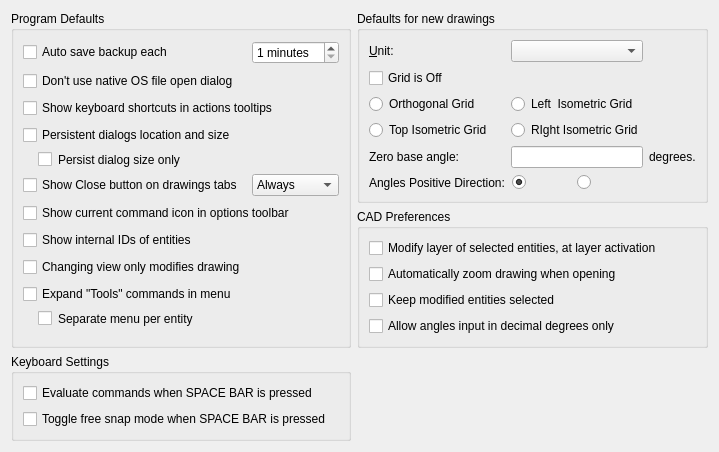
     <widget class="QWidget" name="tabDefaults">
      <attribute name="title">
       <string>&amp;Defaults</string>
      </attribute>
      <layout class="QGridLayout" name="gridLayout_3">
       <item row="1" column="1">
        <widget class="QGroupBox" name="groupBox_5">
         <property name="title">
          <string>CAD Preferences</string>
         </property>
         <layout class="QVBoxLayout" name="verticalLayout_4">
          <item>
           <widget class="QCheckBox" name="cbToActiveLayer">
            <property name="toolTip">
             <string>&lt;html&gt;&lt;head/&gt;&lt;body&gt;&lt;p&gt;When enabled, activating a layer would modify all selected entities to that new layer. To change layer of multiple entities: first select needed entities; activate a layer in the layer widget. This makes all selected entities modified to belong to the new layer.&lt;/p&gt;&lt;/body&gt;&lt;/html&gt;</string>
            </property>
            <property name="text">
             <string>Modify layer of selected entities, at layer activation</string>
            </property>
           </widget>
          </item>
          <item>
           <widget class="QCheckBox" name="cbAutoZoomDrawing">
            <property name="text">
             <string>Automatically zoom drawing when opening</string>
            </property>
           </widget>
          </item>
          <item>
           <widget class="QCheckBox" name="cbKeepModifiedSelected">
            <property name="toolTip">
             <string>If selected, entities will stay selected after completion of Modify operations. Otherwise, they will be not selected. </string>
            </property>
            <property name="text">
             <string>Keep modified entities selected</string>
            </property>
           </widget>
          </item>
          <item>
           <widget class="QCheckBox" name="cbAnglesInputInDecimalDegreesOnly">
            <property name="toolTip">
             <string>If checked, it will be possible to enter value of angle in decimal degrees only. Otherwise, angles in surveyor, radiant, imperial degrees and bearing formats are allowed for input.  </string>
            </property>
            <property name="text">
             <string>Allow angles input in decimal degrees only</string>
            </property>
           </widget>
          </item>
         </layout>
        </widget>
       </item>
       <item row="7" column="1">
        <spacer name="verticalSpacer_10">
         <property name="orientation">
          <enum>Qt::Vertical</enum>
         </property>
         <property name="sizeHint" stdset="0">
          <size>
           <width>20</width>
           <height>0</height>
          </size>
         </property>
        </spacer>
       </item>
       <item row="2" column="0">
        <widget class="QGroupBox" name="groupBox_4">
         <property name="title">
          <string>Keyboard Settings</string>
         </property>
         <layout class="QVBoxLayout" name="verticalLayout_3">
          <item>
           <widget class="QCheckBox" name="cbEvaluateOnSpace">
            <property name="text">
             <string>Evaluate commands when SPACE BAR is pressed</string>
            </property>
           </widget>
          </item>
          <item>
           <widget class="QCheckBox" name="cbToggleFreeSnapOnSpace">
            <property name="toolTip">
             <string>&lt;html&gt;&lt;head/&gt;&lt;body&gt;&lt;p&gt;Temporarily toggle free snapping when the spacebar is pressed and the command window is activated&lt;/p&gt;&lt;/body&gt;&lt;/html&gt;</string>
            </property>
            <property name="text">
             <string>Toggle free snap mode when SPACE BAR is pressed</string>
            </property>
           </widget>
          </item>
         </layout>
        </widget>
       </item>
       <item row="0" column="0" rowspan="2">
        <widget class="QGroupBox" name="groupBox">
         <property name="sizePolicy">
          <sizepolicy hsizetype="Preferred" vsizetype="Minimum">
           <horstretch>0</horstretch>
           <verstretch>0</verstretch>
          </sizepolicy>
         </property>
         <property name="minimumSize">
          <size>
           <width>0</width>
           <height>70</height>
          </size>
         </property>
         <property name="title">
          <string>Program Defaults</string>
         </property>
         <layout class="QGridLayout" name="gridLayout_17">
          <item row="0" column="0">
           <widget class="QCheckBox" name="cbAutoBackup">
            <property name="toolTip">
             <string>When set, LibreCAD will automatically generate a backup of your current drawing.</string>
            </property>
            <property name="text">
             <string>Auto save backup each</string>
            </property>
           </widget>
          </item>
          <item row="0" column="1">
           <widget class="QSpinBox" name="cbAutoSaveTime">
            <property name="toolTip">
             <string>Time between automatic saving of the document in minutes.</string>
            </property>
            <property name="suffix">
             <string> minutes</string>
            </property>
            <property name="minimum">
             <number>1</number>
            </property>
            <property name="maximum">
             <number>60</number>
            </property>
           </widget>
          </item>
          <item row="1" column="0">
           <widget class="QCheckBox" name="cbUseQtFileOpenDialog">
            <property name="text">
             <string>Don't use native OS file open dialog</string>
            </property>
           </widget>
          </item>
          <item row="2" column="0" colspan="2">
           <widget class="QCheckBox" name="cbShowKeyboardShortcutsInToolTips">
            <property name="toolTip">
             <string>If checked, keyboard shortcut will be shown in tooltip for action</string>
            </property>
            <property name="text">
             <string>Show keyboard shortcuts in actions tooltips</string>
            </property>
           </widget>
          </item>
          <item row="3" column="0">
           <widget class="QCheckBox" name="cbPersistentDialogs">
            <property name="toolTip">
             <string>If checked, dialogs will be positioned and resized to position/size of last invocation.</string>
            </property>
            <property name="text">
             <string>Persistent dialogs location and size</string>
            </property>
           </widget>
          </item>
          <item row="4" column="0">
           <widget class="QCheckBox" name="cbPersistentDialogSizeOnly">
            <property name="toolTip">
             <string>If checked, location of dialog will not be saved, but size will</string>
            </property>
            <property name="styleSheet">
             <string notr="true">margin-left:15px</string>
            </property>
            <property name="text">
             <string>Persist dialog size only</string>
            </property>
           </widget>
          </item>
          <item row="5" column="0">
           <widget class="QCheckBox" name="cbTabCloseButton">
            <property name="toolTip">
             <string>If checked, close cross button will be shown in tabs for drawings if drawings are in Tab mode</string>
            </property>
            <property name="text">
             <string>Show Close button on drawings tabs</string>
            </property>
           </widget>
          </item>
          <item row="5" column="1">
           <widget class="QComboBox" name="cbTabCloseButtonMode">
            <item>
             <property name="text">
              <string>Always</string>
             </property>
            </item>
            <item>
             <property name="text">
              <string>Active Tab</string>
             </property>
            </item>
           </widget>
          </item>
          <item row="6" column="0" colspan="2">
           <widget class="QCheckBox" name="cbShowCurrentActionIconInOptions">
            <property name="toolTip">
             <string>If checked, the icon for current action will be shown in options toolbar before action's options</string>
            </property>
            <property name="text">
             <string>Show current command icon in options toolbar</string>
            </property>
           </widget>
          </item>
          <item row="7" column="0">
           <widget class="QCheckBox" name="cbShowEntityIDs">
            <property name="toolTip">
             <string>If enabled, internal ID of entity will be shown in properties dialog and Entity Info widget.</string>
            </property>
            <property name="text">
             <string>Show internal IDs of entities</string>
            </property>
           </widget>
          </item>
          <item row="8" column="0">
           <widget class="QCheckBox" name="cbChangingViewOnlyModifiesDrawing">
            <property name="toolTip">
             <string>If checked, any changes of zoom or pan for drawing will mark drawing as modified. Otherwise, changing view only will not affect modified status of the drawing. </string>
            </property>
            <property name="text">
             <string>Changing view only modifies drawing</string>
            </property>
           </widget>
          </item>
          <item row="9" column="0">
           <widget class="QCheckBox" name="cbExpandToolsMenu">
            <property name="toolTip">
             <string>If selected, menu will include top-level items for drawing tools. Otherwise, they will under the same menu item. </string>
            </property>
            <property name="text">
             <string>Expand &quot;Tools&quot; commands in menu</string>
            </property>
           </widget>
          </item>
          <item row="10" column="0">
           <widget class="QCheckBox" name="cbExpandToolsMenuTillEntity">
            <property name="toolTip">
             <string>If selected, separate menu will be created for each group of entity-related commands. Otherwise, these command will be under the same menu. </string>
            </property>
            <property name="styleSheet">
             <string notr="true">margin-left:15px</string>
            </property>
            <property name="text">
             <string>Separate menu per entity</string>
            </property>
           </widget>
          </item>
         </layout>
        </widget>
       </item>
       <item row="0" column="1">
        <widget class="QGroupBox" name="buttonGroup5">
         <property name="sizePolicy">
          <sizepolicy hsizetype="Preferred" vsizetype="Preferred">
           <horstretch>0</horstretch>
           <verstretch>0</verstretch>
          </sizepolicy>
         </property>
         <property name="minimumSize">
          <size>
           <width>0</width>
           <height>70</height>
          </size>
         </property>
         <property name="title">
          <string>Defaults for new drawings</string>
         </property>
         <layout class="QGridLayout" name="gridLayout_43">
          <item row="5" column="0">
           <widget class="QLabel" name="label_32">
            <property name="text">
             <string>Angles Positive Direction:</string>
            </property>
           </widget>
          </item>
          <item row="4" column="0">
           <widget class="QLabel" name="label_30">
            <property name="toolTip">
             <string/>
            </property>
            <property name="text">
             <string>Zero base angle:</string>
            </property>
           </widget>
          </item>
          <item row="2" column="0">
           <widget class="QRadioButton" name="rbGridOrtho">
            <property name="text">
             <string>Orthogonal Grid</string>
            </property>
            <property name="autoExclusive">
             <bool>true</bool>
            </property>
           </widget>
          </item>
          <item row="4" column="1">
           <widget class="QLineEdit" name="leDefAngleBaseZero">
            <property name="sizePolicy">
             <sizepolicy hsizetype="Preferred" vsizetype="Fixed">
              <horstretch>0</horstretch>
              <verstretch>0</verstretch>
             </sizepolicy>
            </property>
            <property name="toolTip">
             <string>Zero base angle relative to the current user coordinate system. Affects polar coordinates input, snap to angle. 0.0 is 3pm.</string>
            </property>
           </widget>
          </item>
          <item row="0" column="1">
           <widget class="QComboBox" name="cbUnit">
            <property name="sizePolicy">
             <sizepolicy hsizetype="Preferred" vsizetype="Preferred">
              <horstretch>0</horstretch>
              <verstretch>0</verstretch>
             </sizepolicy>
            </property>
            <property name="toolTip">
             <string>Drawing units</string>
            </property>
           </widget>
          </item>
          <item row="0" column="0">
           <widget class="QLabel" name="lUnit">
            <property name="sizePolicy">
             <sizepolicy hsizetype="Preferred" vsizetype="Minimum">
              <horstretch>0</horstretch>
              <verstretch>0</verstretch>
             </sizepolicy>
            </property>
            <property name="text">
             <string>&amp;Unit:</string>
            </property>
            <property name="wordWrap">
             <bool>false</bool>
            </property>
            <property name="buddy">
             <cstring>cbUnit</cstring>
            </property>
           </widget>
          </item>
          <item row="4" column="2">
           <widget class="QLabel" name="label_31">
            <property name="text">
             <string>degrees.</string>
            </property>
           </widget>
          </item>
          <item row="3" column="1">
           <widget class="QRadioButton" name="rbGridIsoRight">
            <property name="text">
             <string>RIght Isometric Grid</string>
            </property>
            <property name="autoExclusive">
             <bool>true</bool>
            </property>
           </widget>
          </item>
          <item row="2" column="1">
           <widget class="QRadioButton" name="rbGridIsoLeft">
            <property name="text">
             <string>Left  Isometric Grid</string>
            </property>
            <property name="autoExclusive">
             <bool>true</bool>
            </property>
           </widget>
          </item>
          <item row="3" column="0">
           <widget class="QRadioButton" name="rbGridIsoTop">
            <property name="text">
             <string>Top Isometric Grid</string>
            </property>
            <property name="autoExclusive">
             <bool>true</bool>
            </property>
           </widget>
          </item>
          <item row="5" column="1">
           <widget class="QWidget" name="widget" native="true">
            <layout class="QGridLayout" name="gridLayout_42">
             <property name="leftMargin">
              <number>1</number>
             </property>
             <property name="topMargin">
              <number>1</number>
             </property>
             <property name="rightMargin">
              <number>3</number>
             </property>
             <property name="bottomMargin">
              <number>1</number>
             </property>
             <property name="spacing">
              <number>2</number>
             </property>
             <item row="0" column="0">
              <widget class="QRadioButton" name="rbDefAngleBasePositive">
               <property name="sizePolicy">
                <sizepolicy hsizetype="Preferred" vsizetype="Preferred">
                 <horstretch>0</horstretch>
                 <verstretch>0</verstretch>
                </sizepolicy>
               </property>
               <property name="maximumSize">
                <size>
                 <width>16777215</width>
                 <height>16777215</height>
                </size>
               </property>
               <property name="toolTip">
                <string>Counterclockwise, 90 degrees is north.</string>
               </property>
               <property name="text">
                <string/>
               </property>
               <property name="icon">
                <iconset resource="../../../../../res/icons/icons.qrc">
                 <normaloff>:/icons/dirpos_plus.lci</normaloff>:/icons/dirpos_plus.lci</iconset>
               </property>
               <property name="checked">
                <bool>true</bool>
               </property>
              </widget>
             </item>
             <item row="0" column="1">
              <widget class="QRadioButton" name="rbDefAngleBaseNegative">
               <property name="sizePolicy">
                <sizepolicy hsizetype="Preferred" vsizetype="Preferred">
                 <horstretch>0</horstretch>
                 <verstretch>0</verstretch>
                </sizepolicy>
               </property>
               <property name="maximumSize">
                <size>
                 <width>16777215</width>
                 <height>16777215</height>
                </size>
               </property>
               <property name="toolTip">
                <string>Clockwise, 90 degrees is sourth.</string>
               </property>
               <property name="text">
                <string/>
               </property>
               <property name="icon">
                <iconset resource="../../../../../res/icons/icons.qrc">
                 <normaloff>:/icons/dirneg_plus.lci</normaloff>:/icons/dirneg_plus.lci</iconset>
               </property>
               <property name="checkable">
                <bool>true</bool>
               </property>
              </widget>
             </item>
            </layout>
           </widget>
          </item>
          <item row="1" column="0">
           <widget class="QCheckBox" name="cbNewDrawingGridOff">
            <property name="toolTip">
             <string>If checked, new drawing will be created with grid disabled</string>
            </property>
            <property name="text">
             <string>Grid is Off </string>
            </property>
           </widget>
          </item>
         </layout>
        </widget>
       </item>
       <item row="7" column="0">
        <spacer name="verticalSpacer_4">
         <property name="orientation">
          <enum>Qt::Vertical</enum>
         </property>
         <property name="sizeHint" stdset="0">
          <size>
           <width>20</width>
           <height>0</height>
          </size>
         </property>
        </spacer>
       </item>
      </layout>
     </widget>
